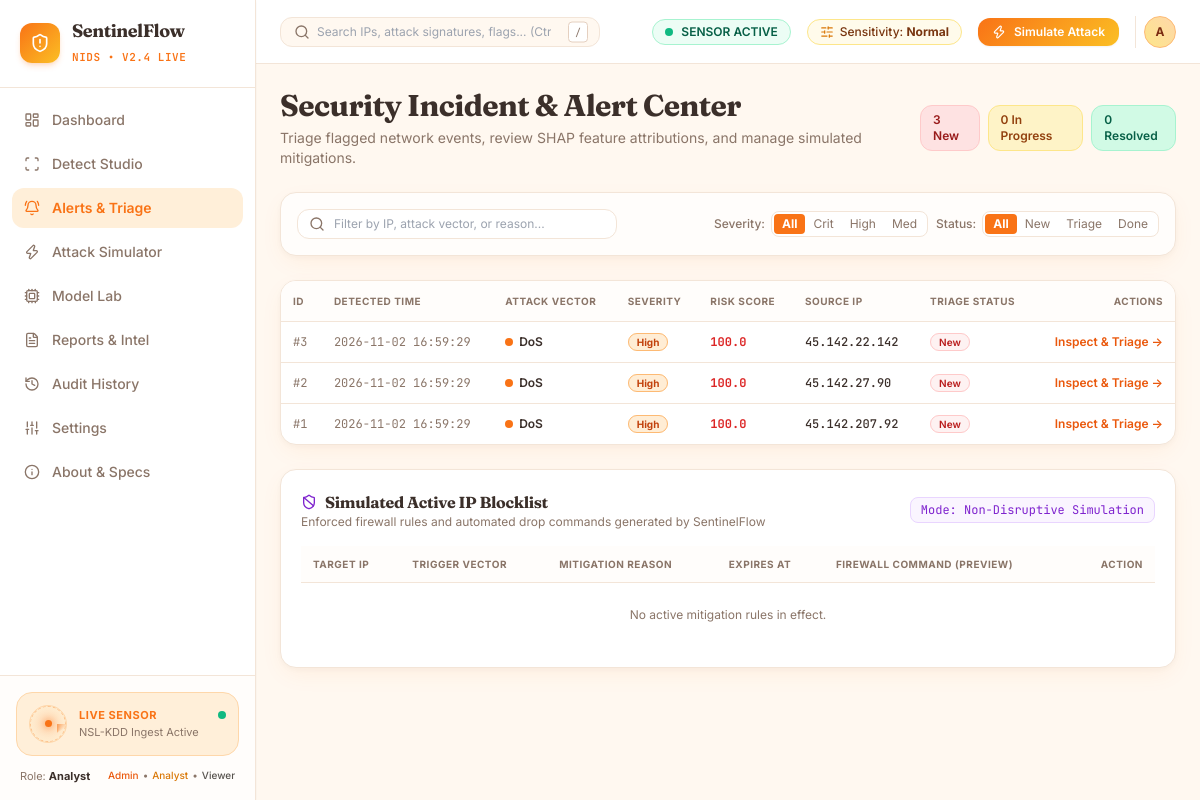
Screenshot of /alerts with the database file from the repository.
### app/models/__init__.py (models this page shows)
class Alert(db.Model):
    __tablename__ = "alerts"
    id = db.Column(db.Integer, primary_key=True)
    prediction_id = db.Column(db.Integer, db.ForeignKey("predictions.id", ondelete="CASCADE"), nullable=True)
    attack_type = db.Column(db.String(50), nullable=False)
    severity = db.Column(db.String(20), nullable=False) # Critical, High, Medium, Low
    risk_score = db.Column(db.Float, nullable=False)
    confidence = db.Column(db.Float, nullable=False)
    source_ip = db.Column(db.String(45), default="192.168.1.100")
    status = db.Column(db.String(30), default="New", index=True) # New, Investigating, Resolved, False Positive
    summary = db.Column(db.String(255), nullable=True)
    explanation = db.Column(db.Text, nullable=True)
    top_features_json = db.Column(db.Text, nullable=True)
    analyst_notes = db.Column(db.Text, nullable=True)
    created_at = db.Column(db.DateTime, default=datetime.utcnow, index=True)
    resolved_at = db.Column(db.DateTime, nullable=True)
    prediction = db.relationship("Prediction", backref=db.backref("alert", uselist=False))
    def to_dict(self):
        return {
            "id": self.id,
            "prediction_id": self.prediction_id,
            "attack_type": self.attack_type,
            "severity": self.severity,
            "risk_score": self.risk_score,
            "confidence": self.confidence,
            "source_ip": self.source_ip,
            "status": self.status,
            "summary": self.summary,
            "explanation": self.explanation,
            "top_features_json": self.top_features_json,
            "analyst_notes": self.analyst_notes or "",
            "created_at": self.created_at.strftime("%Y-%m-%d %H:%M:%S") if self.created_at else "",
            "resolved_at": self.resolved_at.strftime("%Y-%m-%d %H:%M:%S") if self.resolved_at else None
        }

### app/routes/alerts.py (the view)
@alerts_bp.route("/alerts")
def alerts_view():
    severity_filter = request.args.get("severity")
    status_filter = request.args.get("status")
    query_search = request.args.get("q", "").strip()
    query = Alert.query
    if severity_filter and severity_filter != "all":
        query = query.filter_by(severity=severity_filter)
    if status_filter and status_filter != "all":
        query = query.filter_by(status=status_filter)
    if query_search:
        query = query.filter(
            (Alert.source_ip.like(f"%{query_search}%")) |
            (Alert.attack_type.like(f"%{query_search}%")) |
            (Alert.explanation.like(f"%{query_search}%"))
        )
    alerts = query.order_by(Alert.created_at.desc()).limit(100).all()
    blocked_ips = BlockedIP.query.order_by(BlockedIP.blocked_at.desc()).limit(20).all()
    total_alerts = Alert.query.count()
    new_alerts = Alert.query.filter_by(status="New").count()
    investigating = Alert.query.filter_by(status="Investigating").count()
    resolved = Alert.query.filter_by(status="Resolved").count()
    return render_template(
        "alerts/index.html",
        alerts=[a.to_dict() for a in alerts],
        blocked_ips=[b.to_dict() for b in blocked_ips],
        counts={
            "total": total_alerts,
            "new": new_alerts,
            "investigating": investigating,
            "resolved": resolved
        },
        current_severity=severity_filter or "all",
        current_status=status_filter or "all",
        search_query=query_search
    )

### templates/alerts/index.html (shortened to what this page needs)
{% extends "base.html" %}
{% block content %}
<div class="max-w-7xl mx-auto space-y-6">
  <div class="flex flex-col sm:flex-row sm:items-center justify-between gap-4">
    <div>
      <h1 class="font-display font-bold text-2xl sm:text-3xl text-[#3B2F2A]">Security Incident & Alert Center</h1>
      <p class="text-xs sm:text-sm text-[#8A7568] mt-1">Triage flagged network events, review SHAP feature attributions, and manage simulated mitigations.</p>
    </div>
    <div class="flex items-center gap-2">
      <span class="px-3 py-1.5 rounded-xl bg-red-100 text-red-800 text-xs font-semibold border border-red-200">
        {{ counts.new }} New
      </span>
      <span class="px-3 py-1.5 rounded-xl bg-amber-100 text-amber-800 text-xs font-semibold border border-amber-200">
        {{ counts.investigating }} In Progress
      </span>
      <span class="px-3 py-1.5 rounded-xl bg-emerald-100 text-emerald-800 text-xs font-semibold border border-emerald-200">
        {{ counts.resolved }} Resolved
      </span>
    </div>
  </div>
  <div class="card-sentinel p-4 flex flex-col md:flex-row items-center justify-between gap-4 bg-[#FFFDFB]">
    <form method="GET" action="/alerts" class="w-full md:w-80 relative">
      <i data-lucide="search" class="w-4 h-4 absolute left-3 top-1/2 -translate-y-1/2 text-[#8A7568]"></i>
      <input
        type="text"
        name="q"
        value="{{ search_query }}"
        placeholder="Filter by IP, attack vector, or reason..."
        class="w-full pl-9 pr-3 py-1.5 text-xs bg-white border border-[#F3E5D8] rounded-xl focus:outline-none focus:border-orange-500"
      >
    </form>
    <div class="flex flex-wrap items-center gap-2 w-full md:w-auto">
      <div class="flex items-center gap-1.5 text-xs">
        <span class="text-[#8A7568] font-medium">Severity:</span>
        <div class="inline-flex rounded-lg border border-[#F3E5D8] p-0.5 bg-white text-xs">
          <a href="/alerts?severity=all&status={{ current_status }}&q={{ search_query }}" class="px-2 py-0.5 rounded {% if current_severity == 'all' %}bg-orange-500 text-white font-bold{% else %}text-[#8A7568]{% endif %}">All</a>
          <a href="/alerts?severity=Critical&status={{ current_status }}&q={{ search_query }}" class="px-2 py-0.5 rounded {% if current_severity == 'Critical' %}bg-red-600 text-white font-bold{% else %}text-[#8A7568]{% endif %}">Crit</a>
          <a href="/alerts?severity=High&status={{ current_status }}&q={{ search_query }}" class="px-2 py-0.5 rounded {% if current_severity == 'High' %}bg-orange-500 text-white font-bold{% else %}text-[#8A7568]{% endif %}">High</a>
          <a href="/alerts?severity=Medium&status={{ current_status }}&q={{ search_query }}" class="px-2 py-0.5 rounded {% if current_severity == 'Medium' %}bg-amber-500 text-white font-bold{% else %}text-[#8A7568]{% endif %}">Med</a>
        </div>
      </div>
      <div class="flex items-center gap-1.5 text-xs">
        <span class="text-[#8A7568] font-medium">Status:</span>
        <div class="inline-flex rounded-lg border border-[#F3E5D8] p-0.5 bg-white text-xs">
          <a href="/alerts?severity={{ current_severity }}&status=all&q={{ search_query }}" class="px-2 py-0.5 rounded {% if current_status == 'all' %}bg-orange-500 text-white font-bold{% else %}text-[#8A7568]{% endif %}">All</a>
          <a href="/alerts?severity={{ current_severity }}&status=New&q={{ search_query }}" class="px-2 py-0.5 rounded {% if current_status == 'New' %}bg-red-100 text-red-800 font-bold{% else %}text-[#8A7568]{% endif %}">New</a>
          <a href="/alerts?severity={{ current_severity }}&status=Investigating&q={{ search_query }}" class="px-2 py-0.5 rounded {% if current_status == 'Investigating' %}bg-amber-100 text-amber-800 font-bold{% else %}text-[#8A7568]{% endif %}">Triage</a>
          <a href="/alerts?severity={{ current_severity }}&status=Resolved&q={{ search_query }}" class="px-2 py-0.5 rounded {% if current_status == 'Resolved' %}bg-emerald-100 text-emerald-800 font-bold{% else %}text-[#8A7568]{% endif %}">Done</a>
        </div>
      </div>
    </div>
  </div>
  <div class="card-sentinel overflow-hidden">
    <div class="overflow-x-auto">
      <table class="w-full text-left text-xs border-collapse">
        <thead>
          <tr class="border-b border-[#F3E5D8] text-[#8A7568] uppercase text-[10px] tracking-wider font-semibold bg-[#FFFDFB]">
            <th class="py-3 px-3">ID</th>
            <th class="py-3 px-3">Detected Time</th>
            <th class="py-3 px-3">Attack Vector</th>
            <th class="py-3 px-3">Severity</th>
            <th class="py-3 px-3">Risk Score</th>
            <th class="py-3 px-3">Source IP</th>
            <th class="py-3 px-3">Triage Status</th>
            <th class="py-3 px-3 text-right">Actions</th>
          </tr>
        </thead>
        <tbody class="divide-y divide-[#F3E5D8]">
          {% for alert in alerts %}
            <tr class="hover:bg-[#FFF8F0] transition-colors">
              <td class="py-3 px-3 font-mono text-[#8A7568]">#{{ alert.id }}</td>
              <td class="py-3 px-3 font-mono text-[#8A7568]">{{ alert.created_at }}</td>
              <td class="py-3 px-3 font-semibold text-[#3B2F2A]">
                <div class="flex items-center gap-1.5">
                  <span class="w-2 h-2 rounded-full {% if alert.severity == 'Critical' %}bg-red-600{% elif alert.severity == 'High' %}bg-orange-500{% elif alert.severity == 'Medium' %}bg-amber-500{% else %}bg-emerald-500{% endif %}"></span>
                  <span>{{ alert.attack_type }}</span>
                </div>
              </td>
              <td class="py-3 px-3">
                <span class="px-2 py-0.5 rounded-full text-[10px] font-bold {% if alert.severity == 'Critical' %}badge-critical{% elif alert.severity == 'High' %}badge-high{% elif alert.severity == 'Medium' %}badge-medium{% else %}badge-safe{% endif %}">
                  {{ alert.severity }}
                </span>
              </td>
              <td class="py-3 px-3 font-bold font-mono {% if alert.risk_score >= 60 %}text-red-600{% elif alert.risk_score >= 30 %}text-amber-600{% else %}text-emerald-600{% endif %}">
                {{ alert.risk_score }}
              </td>
              <td class="py-3 px-3 font-mono font-medium">{{ alert.source_ip }}</td>
              <td class="py-3 px-3">
                <span class="px-2 py-0.5 rounded-full text-[10px] font-semibold border {% if alert.status == 'New' %}bg-red-50 text-red-700 border-red-200{% elif alert.status == 'Investigating' %}bg-amber-50 text-amber-700 border-amber-200{% elif alert.status == 'Resolved' %}bg-emerald-50 text-emerald-700 border-emerald-200{% else %}bg-stone-100 text-stone-700 border-stone-200{% endif %}">
                  {{ alert.status }}
                </span>
              </td>
              <td class="py-3 px-3 text-right">
                <button onclick="openTriageModal({{ alert.id }})" class="text-xs font-semibold text-orange-600 hover:text-orange-800">
                  Inspect & Triage →
                </button>
              </td>
            </tr>
          {% else %}
            <tr>
              <td colspan="8" class="py-12 text-center text-[#8A7568]">
                No security incidents matching current filter criteria.
              </td>
            </tr>
          {% endfor %}
        </tbody>
      </table>
    </div>
  </div>
  <div class="card-sentinel p-5 space-y-4">
    <div class="flex items-center justify-between">
      <div>
        <h3 class="font-display font-bold text-base text-[#3B2F2A] flex items-center gap-2">
          <i data-lucide="shield-ban" class="w-4 h-4 text-purple-700"></i>
          <span>Simulated Active IP Blocklist</span>
        </h3>
        <p class="text-xs text-[#8A7568]">Enforced firewall rules and automated drop commands generated by SentinelFlow</p>
      </div>
      <span class="text-xs font-mono text-purple-700 bg-purple-50 border border-purple-200 px-2.5 py-1 rounded-lg">
        Mode: Non-Disruptive Simulation
      </span>
    </div>
    <div class="overflow-x-auto">
      <table class="w-full text-left text-xs border-collapse">
        <thead>
          <tr class="border-b border-[#F3E5D8] text-[#8A7568] uppercase text-[10px] tracking-wider font-semibold bg-[#FFFDFB]">
            <th class="py-2.5 px-3">Target IP</th>
            <th class="py-2.5 px-3">Trigger Vector</th>
            <th class="py-2.5 px-3">Mitigation Reason</th>
            <th class="py-2.5 px-3">Expires At</th>
            <th class="py-2.5 px-3">Firewall Command (Preview)</th>
            <th class="py-2.5 px-3 text-right">Action</th>
          </tr>
        </thead>
        <tbody class="divide-y divide-[#F3E5D8]">
          {% for b in blocked_ips %}
            <tr class="hover:bg-[#FFF8F0] transition-colors">
              <td class="py-2.5 px-3 font-mono font-bold text-red-700">{{ b.ip_address }}</td>
              <td class="py-2.5 px-3">{{ b.attack_type }}</td>
              <td class="py-2.5 px-3 text-[#8A7568]">{{ b.reason }}</td>
              <td class="py-2.5 px-3 font-mono text-[#8A7568]">{{ b.expires_at }}</td>
              <td class="py-2.5 px-3 font-mono text-[10px] text-[#8A7568] truncate max-w-xs" title="{{ b.command_run }}">
                {{ b.command_run.split('\n')[1] if b.command_run else 'iptables DROP' }}
              </td>
              <td class="py-2.5 px-3 text-right">
                {% if b.status == 'Active' %}
                  <button onclick="unblockIP({{ b.id }})" class="text-xs text-orange-600 hover:underline font-semibold">
                    Revoke
                  </button>
                {% else %}
                  <span class="text-[10px] text-stone-400">Revoked</span>
                {% endif %}
              </td>
            </tr>
          {% else %}
            <tr>
              <td colspan="6" class="py-6 text-center text-[#8A7568]">
                No active mitigation rules in effect.
              </td>
            </tr>
          {% endfor %}
        </tbody>
      </table>
    </div>
  </div>
</div>
{% endblock %}

### static/style.css (style rules this page uses)
:root { --bg: #FFF8F0; --surface: #FFFFFF; --panel: #FFEFD9; --primary: #F97316; --primary-hover: #EA580C; --accent: #FBBF24; --danger: #DC2626; --soft-orange: #FED7AA; --soft-red: #FCA5A5; --soft-amber: #FEF3C7; --soft-green: #DCFCE7; --success: #16A34A; --text: #3B2F2A; --muted: #8A7568; --border: #F3E5D8; --border-strong: #E5D0C0; --radius-card: 16px; --radius-pill: 9999px; --shadow-sm: 0 2px 8px rgba(59, 47, 42, 0.04); --shadow-warm: 0 8px 24px -4px rgba(249, 115, 22, 0.08), 0 2px 6px -1px rgba(59, 47, 42, 0.04); --shadow-hover: 0 14px 30px -4px rgba(249, 115, 22, 0.14), 0 4px 10px -2px rgba(59, 47, 42, 0.06); }
* { box-sizing: border-box; margin: 0; padding: 0; }
body { font-family: 'Inter', -apple-system, BlinkMacSystemFont, 'Segoe UI', Roboto, sans-serif; background-color: var(--bg); color: var(--text); line-height: 1.5; -webkit-font-smoothing: antialiased; -moz-osx-font-smoothing: grayscale; min-height: 100vh; }
h1, h2, h3, .font-display { font-family: 'Fraunces', Georgia, serif; letter-spacing: -0.02em; }
code, pre, .font-mono { font-family: 'JetBrains Mono', monospace; }
.card-sentinel { background: var(--surface); border: 1px solid var(--border); border-radius: var(--radius-card); box-shadow: var(--shadow-warm); transition: transform 0.2s ease, box-shadow 0.2s ease; }
.badge-high { background-color: #FFEDD5; color: #C2410C; border: 1px solid #FDBA74; }

### rows the page displays
Alert: id "3", created_at "2026-11-02 16:59:29", attack_type "DoS", severity "High", risk_score "100.0", source_ip "45.142.22.142", status "New"
Alert: id "2", created_at "2026-11-02 16:59:29", attack_type "DoS", severity "High", risk_score "100.0", source_ip "45.142.27.90", status "New"
Alert: id "1", created_at "2026-11-02 16:59:29", attack_type "DoS", severity "High", risk_score "100.0", source_ip "45.142.207.92", status "New"

### other values shown
{{ counts.new }} "3"
{{ counts.investigating }} "0"
{{ counts.resolved }} "0"
